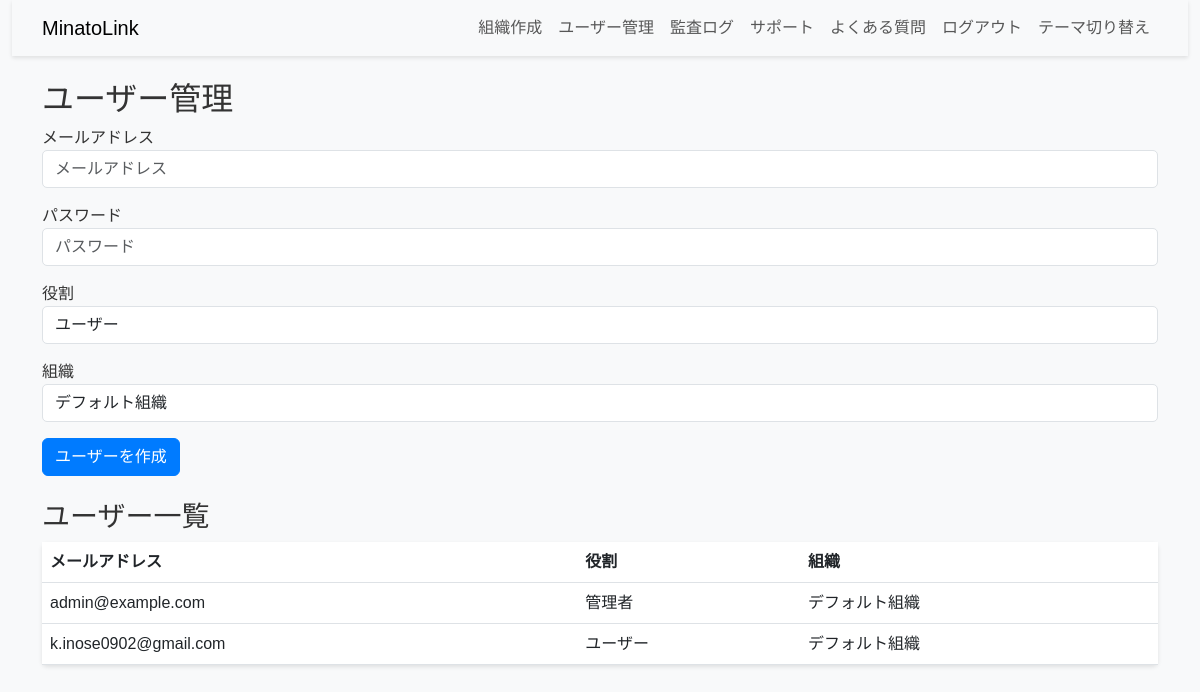
The app's page /manage_users (signed in) with its own data.
### app.py (models this page shows)
class User(UserMixin, db.Model):
    id = db.Column(db.Integer, primary_key=True)
    email = db.Column(db.String(120), unique=True, nullable=False)
    password = db.Column(db.String(255), nullable=False)
    role = db.Column(db.String(50), nullable=False, default='user')
    organization_id = db.Column(db.Integer, db.ForeignKey('organization.id'), nullable=False)
    two_factor_secret = db.Column(db.String(100))
    subscription_plan = db.Column(db.String(50), default='free')
    audit_logs = db.relationship('AuditLog', backref='user', lazy=True)
    support_requests = db.relationship('SupportRequest', backref='user', lazy=True)
    notifications = db.relationship('Notification', backref='user', lazy=True)

class Organization(db.Model):
    id = db.Column(db.Integer, primary_key=True)
    name = db.Column(db.String(100), nullable=False)
    users = db.relationship('User', backref='organization', lazy=True)
    policies = db.relationship('Policy', backref='organization', lazy=True)
    tasks = db.relationship('Task', backref='organization', lazy=True)
    evidences = db.relationship('Evidence', backref='organization', lazy=True)

### app.py (the view, shortened to what this page needs)
@app.route('/manage_users', methods=['GET', 'POST'])
@login_required
@force_https_and_headers
def manage_users():
    if current_user.email != app.config['ADMIN_EMAIL']:
        flash('運営者権限が必要です')
        return redirect(url_for('dashboard'))
    form = UserForm()
    form.organization_id.choices = [(org.id, org.name) for org in Organization.query.all()]
    if not form.organization_id.choices:
        default_org = Organization(name='デフォルト組織')
        db.session.add(default_org)
        db.session.commit()
        form.organization_id.choices = [(default_org.id, default_org.name)]
    users = User.query.all()
    return render_template('base.html', form=form, users=users, page='manage_users')

### app.py
class UserForm(FlaskForm):
    email = StringField('メールアドレス', validators=[DataRequired(), Email()])
    password = PasswordField('パスワード', validators=[DataRequired()])
    role = SelectField('役割', choices=[('user', 'ユーザー'), ('admin', '管理者'), ('auditor', '監査人')])
    organization_id = SelectField('組織', coerce=int)

### app.py (called while the page is built)
@login_manager.user_loader
def load_user(user_id):
    return User.query.get(int(user_id))

def force_https_and_headers(f):
    @wraps(f)
    def decorated_function(*args, **kwargs):
        if not app.debug and request.headers.get('X-Forwarded-Proto', 'http') != 'https':
            return redirect(request.url.replace('http://', 'https://'))
        response = make_response(f(*args, **kwargs))
        response.headers['X-Content-Type-Options'] = 'nosniff'
        response.headers['X-Frame-Options'] = 'DENY'
        response.headers['Content-Security-Policy'] = (
            "default-src 'self'; "
            "script-src 'self' https://cdn.jsdelivr.net; "
            "style-src 'self' https://cdn.jsdelivr.net; "
            "img-src 'self' data: https://res.cloudinary.com; "  # Cloudinaryの画像対応
            "frame-src 'self';"
        )
        return response
    return decorated_function

@app.after_request
def remove_x_frame_options(response):
    response.headers.pop('X-Frame-Options', None)
    response.headers['Content-Security-Policy'] = (
        "default-src * 'unsafe-inline' 'unsafe-eval' data: blob:;"
    )
    return response

### templates/base.html (shortened to what this page needs)
<!DOCTYPE html>
<html lang="ja">
<head>
    <link rel="stylesheet" href="https://cdn.jsdelivr.net/npm/bootstrap@5.3.0/dist/css/bootstrap.min.css">
    <link rel="stylesheet" href="{{ url_for('static', filename='css/style.css') }}">
</head>
<body class="{% if session.get('theme') == 'dark' %}dark-mode{% endif %}">
    <div class="container-fluid">
        <nav class="navbar navbar-expand-lg navbar-light bg-light">
            <div class="container">
                <a class="navbar-brand" href="{{ url_for('index') }}">MinatoLink</a>
                <div class="collapse navbar-collapse" id="navbarNav">
                    <div class="navbar-nav ms-auto">
                        {% if current_user.is_authenticated %}
                            {% if current_user.email == config['ADMIN_EMAIL'] %}
                                <a class="nav-link" href="{{ url_for('create_organization') }}">組織作成</a>
                                <a class="nav-link" href="{{ url_for('manage_users') }}">ユーザー管理</a>
                                <a class="nav-link" href="{{ url_for('audit_log') }}">監査ログ</a>
                            {% endif %}
                            <a class="nav-link" href="{{ url_for('support') }}">サポート</a>
                            <a class="nav-link" href="{{ url_for('faq') }}">よくある質問</a>
                            <a class="nav-link" href="{{ url_for('logout') }}">ログアウト</a>
                            <button class="nav-link btn btn-link" id="toggle-theme">テーマ切り替え</button>
                        {% else %}
                            <a class="nav-link" href="{{ url_for('login') }}">ログイン</a>
                        {% endif %}
                    </div>
                </div>
            </div>
        </nav>
        <div class="container mt-4">
            {% if page == 'manage_users' %}
                <div class="row">
                    <div class="col-md-12">
                        <h2>ユーザー管理</h2>
                        <form method="POST" action="{{ url_for('manage_users') }}">
                            <div class="mb-3">
                                {{ form.email.label }} {{ form.email(class="form-control", placeholder="メールアドレス") }}
                            </div>
                            <div class="mb-3">
                                {{ form.password.label }} {{ form.password(class="form-control", placeholder="パスワード") }}
                            </div>
                            <div class="mb-3">
                                {{ form.role.label }} {{ form.role(class="form-control") }}
                            </div>
                            <div class="mb-3">
                                {{ form.organization_id.label }} {{ form.organization_id(class="form-control") }}
                            </div>
                            <button type="submit" class="btn btn-primary">ユーザーを作成</button>
                        </form>
                        <h3 class="mt-4">ユーザー一覧</h3>
                        <table class="table">
                            <thead>
                                <tr>
                                    <th>メールアドレス</th>
                                    <th>役割</th>
                                    <th>組織</th>
                                </tr>
                            </thead>
                            <tbody>
                                {% for user in users %}
                                    <tr>
                                        <td>{{ user.email }}</td>
                                        <td>{{ user.role|replace('user', 'ユーザー')|replace('admin', '管理者')|replace('auditor', '監査人') }}</td>
                                        <td>{{ user.organization.name }}</td>
                                    </tr>
                                {% endfor %}
                            </tbody>
                        </table>
                    </div>
                </div>
            {% endif %}
        </div>
    </div>
</body>
</html>

### static/css/style.css (style rules this page uses)
body { font-family: 'Arial', sans-serif; background-color: #f8f9fa; color: #333; }
.navbar { box-shadow: 0 2px 4px rgba(0, 0, 0, 0.1); }
.form-control { border-radius: 5px; }
.btn-primary { background-color: #007bff; border-color: #007bff; transition: background-color 0.3s ease; }
.table { background-color: #fff; border-radius: 5px; box-shadow: 0 2px 4px rgba(0, 0, 0, 0.1); }

### templates/base.html (style rules this page uses)
body { font-family: 'Noto Sans JP', sans-serif; }

### records on screen
User: email "admin@example.com", role "管理者", organization.name "デフォルト組織"
User: email "k.inose0902@gmail.com", role "ユーザー", organization.name "デフォルト組織"
